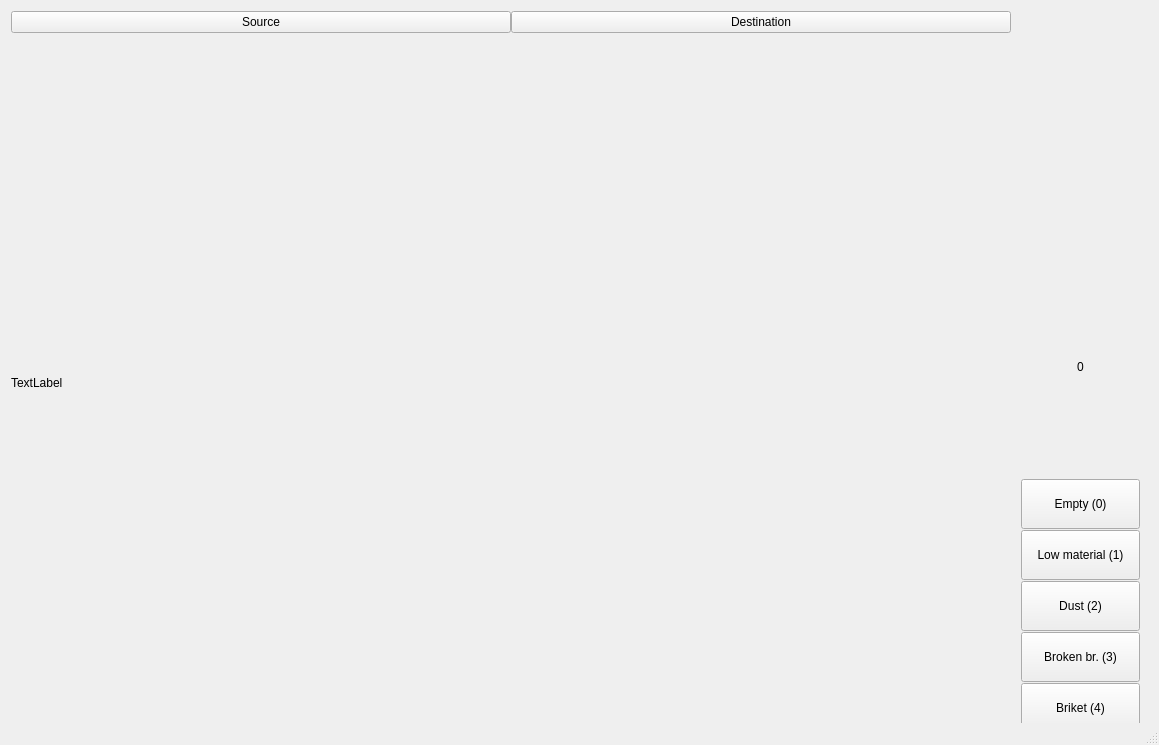
<?xml version="1.0" encoding="UTF-8"?>
<ui version="4.0">
 <class>MainWindow</class>
 <widget class="QMainWindow" name="MainWindow">
  <property name="geometry">
   <rect>
    <x>0</x>
    <y>0</y>
    <width>1159</width>
    <height>745</height>
   </rect>
  </property>
  <property name="sizePolicy">
   <sizepolicy hsizetype="Maximum" vsizetype="Maximum">
    <horstretch>0</horstretch>
    <verstretch>0</verstretch>
   </sizepolicy>
  </property>
  <property name="windowTitle">
   <string>MainWindow</string>
  </property>
  <widget class="QWidget" name="centralWidget">
   <property name="sizePolicy">
    <sizepolicy hsizetype="Expanding" vsizetype="Expanding">
     <horstretch>0</horstretch>
     <verstretch>0</verstretch>
    </sizepolicy>
   </property>
   <widget class="QWidget" name="gridWidget" native="true">
    <property name="geometry">
     <rect>
      <x>0</x>
      <y>0</y>
      <width>1151</width>
      <height>711</height>
     </rect>
    </property>
    <property name="sizePolicy">
     <sizepolicy hsizetype="Expanding" vsizetype="Expanding">
      <horstretch>0</horstretch>
      <verstretch>0</verstretch>
     </sizepolicy>
    </property>
    <layout class="QGridLayout" name="gridLayout">
     <property name="sizeConstraint">
      <enum>QLayout::SetMinimumSize</enum>
     </property>
     <property name="horizontalSpacing">
      <number>10</number>
     </property>
     <property name="verticalSpacing">
      <number>0</number>
     </property>
     <item row="0" column="0">
      <layout class="QHBoxLayout" name="horizontalLayout">
       <property name="spacing">
        <number>0</number>
       </property>
       <property name="sizeConstraint">
        <enum>QLayout::SetMinimumSize</enum>
       </property>
       <item>
        <widget class="QPushButton" name="source">
         <property name="text">
          <string>Source</string>
         </property>
        </widget>
       </item>
       <item>
        <widget class="QPushButton" name="destination">
         <property name="text">
          <string>Destination</string>
         </property>
        </widget>
       </item>
      </layout>
     </item>
     <item row="1" column="1">
      <layout class="QVBoxLayout" name="verticalLayout">
       <property name="spacing">
        <number>1</number>
       </property>
       <property name="sizeConstraint">
        <enum>QLayout::SetMaximumSize</enum>
       </property>
       <item>
        <widget class="QLabel" name="img_full">
         <property name="text">
          <string/>
         </property>
        </widget>
       </item>
       <item>
        <widget class="QLabel" name="count">
         <property name="text">
          <string>0</string>
         </property>
         <property name="alignment">
          <set>Qt::AlignCenter</set>
         </property>
        </widget>
       </item>
       <item>
        <widget class="QPushButton" name="pb0">
         <property name="maximumSize">
          <size>
           <width>16777215</width>
           <height>50</height>
          </size>
         </property>
         <property name="layoutDirection">
          <enum>Qt::LeftToRight</enum>
         </property>
         <property name="text">
          <string>Empty (0)</string>
         </property>
         <property name="autoRepeatInterval">
          <number>100</number>
         </property>
        </widget>
       </item>
       <item>
        <widget class="QPushButton" name="pb1">
         <property name="minimumSize">
          <size>
           <width>0</width>
           <height>50</height>
          </size>
         </property>
         <property name="text">
          <string>Low material (1)</string>
         </property>
        </widget>
       </item>
       <item>
        <widget class="QPushButton" name="pb2">
         <property name="sizePolicy">
          <sizepolicy hsizetype="Minimum" vsizetype="Minimum">
           <horstretch>0</horstretch>
           <verstretch>0</verstretch>
          </sizepolicy>
         </property>
         <property name="maximumSize">
          <size>
           <width>16777215</width>
           <height>50</height>
          </size>
         </property>
         <property name="text">
          <string>Dust (2)</string>
         </property>
        </widget>
       </item>
       <item>
        <widget class="QPushButton" name="pb3">
         <property name="maximumSize">
          <size>
           <width>16777215</width>
           <height>50</height>
          </size>
         </property>
         <property name="text">
          <string>Broken br. (3)</string>
         </property>
        </widget>
       </item>
       <item>
        <widget class="QPushButton" name="pb4">
         <property name="maximumSize">
          <size>
           <width>16777215</width>
           <height>50</height>
          </size>
         </property>
         <property name="text">
          <string>Briket (4)</string>
         </property>
        </widget>
       </item>
      </layout>
     </item>
     <item row="1" column="0">
      <widget class="QLabel" name="img">
       <property name="sizePolicy">
        <sizepolicy hsizetype="Maximum" vsizetype="Maximum">
         <horstretch>0</horstretch>
         <verstretch>0</verstretch>
        </sizepolicy>
       </property>
       <property name="minimumSize">
        <size>
         <width>1000</width>
         <height>700</height>
        </size>
       </property>
       <property name="text">
        <string>TextLabel</string>
       </property>
       <property name="scaledContents">
        <bool>true</bool>
       </property>
      </widget>
     </item>
    </layout>
   </widget>
  </widget>
  <widget class="QStatusBar" name="statusBar"/>
 </widget>
 <layoutdefault spacing="6" margin="11"/>
 <resources/>
 <connections/>
</ui>
